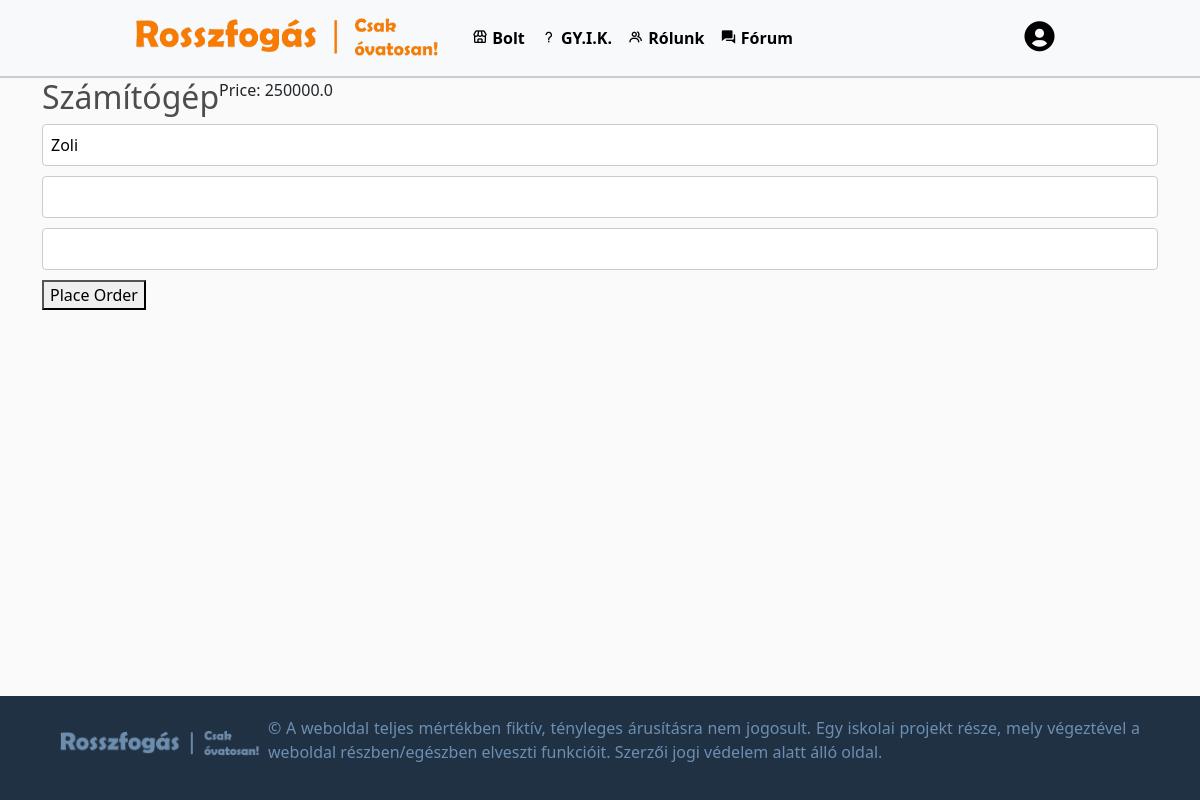
Screenshot of /product/2/order/ (signed in) with the database file from the repository.
### default/models.py (models this page shows, shortened)
class Product(models.Model):
    KATEGORIA_CHOICES = [
        ('--válasszon--', '--Válasszon--'),
        ('autó', 'Autó'),
        ('élelmiszer', 'Élelmiszer'),
        ('egyéb', 'Egyéb'),
    ]
    customer = models.ForeignKey(Customer, on_delete=models.CASCADE, null=True, blank=True)
    name = models.CharField(max_length=50, null=True, blank=True)
    price = models.FloatField()
    description = models.TextField(max_length=80)
    feladocim = models.CharField(max_length=100, null=True, blank=True)
    feladoorszag = models.CharField(max_length=100, null=True, blank=True)
    image = models.ImageField(null=True, blank=True, upload_to='default/images/')
    kategoria = models.CharField(max_length=50, choices=KATEGORIA_CHOICES, default='--válasszon--')
    terms_checkbox = models.BooleanField(default=False)
    orderer_name = models.CharField(max_length=200, null=True, blank=True)
    orderer_phone = models.CharField(max_length=12, null=True, blank=True)
    orderer_location = models.CharField(max_length=200, null=True, blank=True)
    ordered = models.BooleanField(default=False)

class Customer(models.Model):
    user = models.OneToOneField(User, on_delete=models.CASCADE, null=True, blank=True)
    name = models.CharField(max_length=200, null=True)
    email = models.CharField(max_length=200, null=True)
    Vezetéknév = models.CharField(max_length=200, null=True , default="")
    Keresztnév = models.CharField(max_length=200, null=True , default="")
    Lakcím = models.CharField(max_length=200, null=True, default="")
    Telefonszám = models.CharField(
        max_length=12,
        null=True,
        default="",
        validators=[
            RegexValidator(
                regex=r'^[\d()+-]*$',
                message='A telefonszám csak számokat, illetve + karaktert tartalmazhat',
                code='ervenytelen_szam'
            )
        ]
    )

### default/views.py (the view)
# urls.py: path('product/<int:product_id>/order/', views.order, name='order'),
def order(request, product_id):
    product = Product.objects.get(id=product_id)
    customer = request.user.customer
    context = {
        'product': product,
        'customer': customer,
    }
    return render(request, 'default/order.html', context)

### default/templates/default/order.html (shortened to what this page needs)
{% extends "default/layout.html" %}
{% load static %}
{% load humanize %}
{% block body %}
<form method="POST" action="{% url 'place_order' product.id %}">
    <h2>{{ product.name }}</h2>
    <p>Price: {{ product.price }}</p>
    <input type="text" name="orderer_name" value="{{ customer.name }}">
    <input type="text" name="orderer_phone" value="{{ customer.phone }}">
    <input type="text" name="orderer_location" value="{{ customer.location }}">
    <button type="submit">Place Order</button>
</form>
{% endblock %}

### default/static/default/styles.css (style rules this page uses)
body { background-color: hsl(0, 0%, 98%); margin: 0; padding-bottom: 150px; }
html { position: relative; min-height: 100%; }
h1, h2, h3, h4, h5, h6 { color: hsl(0, 0%, 30%); }
form { display: flex; flex-wrap: wrap; }
input, select, textarea { width: 100%; padding: 8px; margin-bottom: 10px; border: 1px solid #ccc; border-radius: 4px; }

### rows the page displays
Product: name "Számítógép", price "250000.0"
Customer: orderer_name "Zoli"
